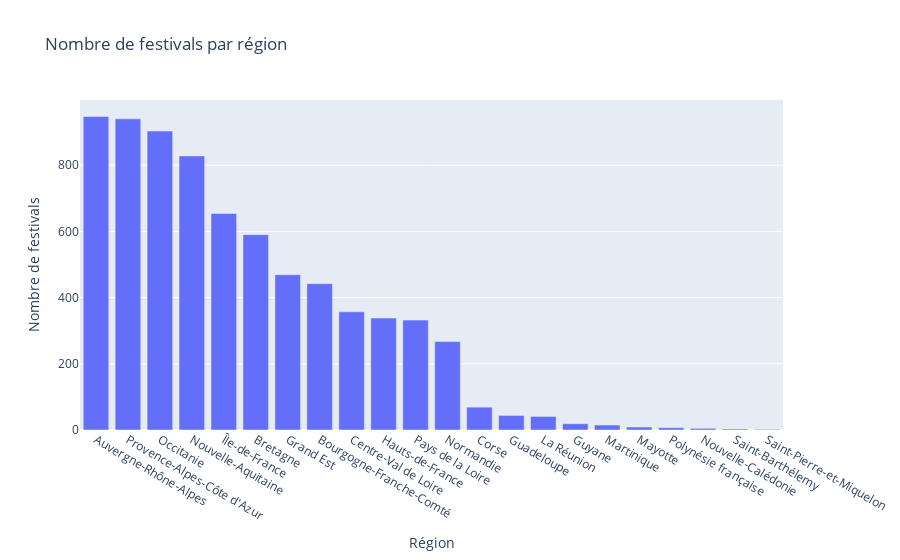

Notebook code for this chart:
### Code cell
df_region_count = df['region_principale_de_deroulement'].value_counts().reset_index()
df_region_count.columns = ['region_principale_de_deroulement', 'count']  # Renommer les colonnes

# Visualisation interactive du nombre de festivals par région
fig = px.bar(df_region_count,
             x='region_principale_de_deroulement', y='count',
             labels={'region_principale_de_deroulement': 'Région', 'count': 'Nombre de festivals'},
             title='Nombre de festivals par région')

fig.show()

### Figure 1 — Plotly figure (JSON) as saved in the notebook; plotly's stock layout.template omitted (floating-point values rounded to 4 significant figures)
{"data": [{"alignmentgroup": "True", "hovertemplate": "Région=%{x}<br>Nombre de festivals=%{y}<extra></extra>", "legendgroup": "", "marker": {"color": "#636efa", "pattern": {"shape": ""}}, "name": "", "offsetgroup": "", "orientation": "v", "showlegend": false, "textposition": "auto", "type": "bar", "x": ["Auvergne-Rhône-Alpes", "Provence-Alpes-Côte d'Azur", "Occitanie", "Nouvelle-Aquitaine", "Île-de-France", "Bretagne", "Grand Est", "Bourgogne-Franche-Comté", "Centre-Val de Loire", "Hauts-de-France", "Pays de la Loire", "Normandie", "Corse", "Guadeloupe", "La Réunion", "Guyane", "Martinique", "Mayotte", "Polynésie française", "Nouvelle-Calédonie", "Saint-Barthélemy", "Saint-Pierre-et-Miquelon"], "xaxis": "x", "y": [947, 940, 903, 828, 654, 590, 469, 442, 357, 338, 332, 267, 69, 44, 41, 19, 15, 9, 7, 5, 3, 2], "yaxis": "y"}], "layout": {"barmode": "relative", "legend": {"tracegroupgap": 0}, "title": {"text": "Nombre de festivals par région"}, "xaxis": {"anchor": "y", "domain": [0, 1], "title": {"text": "Région"}}, "yaxis": {"anchor": "x", "domain": [0, 1], "title": {"text": "Nombre de festivals"}}}}
